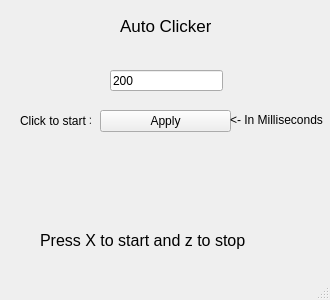
<?xml version="1.0" encoding="UTF-8"?>
<ui version="4.0">
 <class>MainWindow</class>
 <widget class="QMainWindow" name="MainWindow">
  <property name="geometry">
   <rect>
    <x>0</x>
    <y>0</y>
    <width>330</width>
    <height>300</height>
   </rect>
  </property>
  <property name="minimumSize">
   <size>
    <width>330</width>
    <height>300</height>
   </size>
  </property>
  <property name="maximumSize">
   <size>
    <width>330</width>
    <height>300</height>
   </size>
  </property>
  <property name="font">
   <font>
    <stylestrategy>PreferAntialias</stylestrategy>
   </font>
  </property>
  <property name="windowTitle">
   <string>Auto Clicker</string>
  </property>
  <property name="iconSize">
   <size>
    <width>64</width>
    <height>64</height>
   </size>
  </property>
  <widget class="QWidget" name="centralwidget">
   <widget class="QPushButton" name="pushButton">
    <property name="geometry">
     <rect>
      <x>100</x>
      <y>110</y>
      <width>131</width>
      <height>22</height>
     </rect>
    </property>
    <property name="text">
     <string>Apply</string>
    </property>
   </widget>
   <widget class="QLineEdit" name="lineEdit">
    <property name="geometry">
     <rect>
      <x>110</x>
      <y>70</y>
      <width>113</width>
      <height>21</height>
     </rect>
    </property>
    <property name="inputMask">
     <string/>
    </property>
    <property name="text">
     <string>200</string>
    </property>
   </widget>
   <widget class="QLabel" name="label">
    <property name="geometry">
     <rect>
      <x>120</x>
      <y>10</y>
      <width>91</width>
      <height>31</height>
     </rect>
    </property>
    <property name="font">
     <font>
      <pointsize>13</pointsize>
      <stylestrategy>PreferAntialias</stylestrategy>
     </font>
    </property>
    <property name="text">
     <string>Auto Clicker</string>
    </property>
   </widget>
   <widget class="QLabel" name="label_2">
    <property name="geometry">
     <rect>
      <x>40</x>
      <y>220</y>
      <width>221</width>
      <height>41</height>
     </rect>
    </property>
    <property name="font">
     <font>
      <pointsize>12</pointsize>
      <stylestrategy>PreferAntialias</stylestrategy>
     </font>
    </property>
    <property name="text">
     <string>Press X to start and z to stop</string>
    </property>
   </widget>
   <widget class="QLabel" name="label_3">
    <property name="geometry">
     <rect>
      <x>20</x>
      <y>110</y>
      <width>71</width>
      <height>21</height>
     </rect>
    </property>
    <property name="text">
     <string>Click to start &gt;</string>
    </property>
   </widget>
   <widget class="QLabel" name="label_4">
    <property name="geometry">
     <rect>
      <x>230</x>
      <y>110</y>
      <width>101</width>
      <height>21</height>
     </rect>
    </property>
    <property name="text">
     <string>&lt;html&gt;&lt;head/&gt;&lt;body&gt;&lt;p&gt;&amp;lt;- In Milliseconds&lt;/p&gt;&lt;/body&gt;&lt;/html&gt;</string>
    </property>
   </widget>
  </widget>
  <widget class="QStatusBar" name="statusbar"/>
 </widget>
 <resources/>
 <connections/>
</ui>
